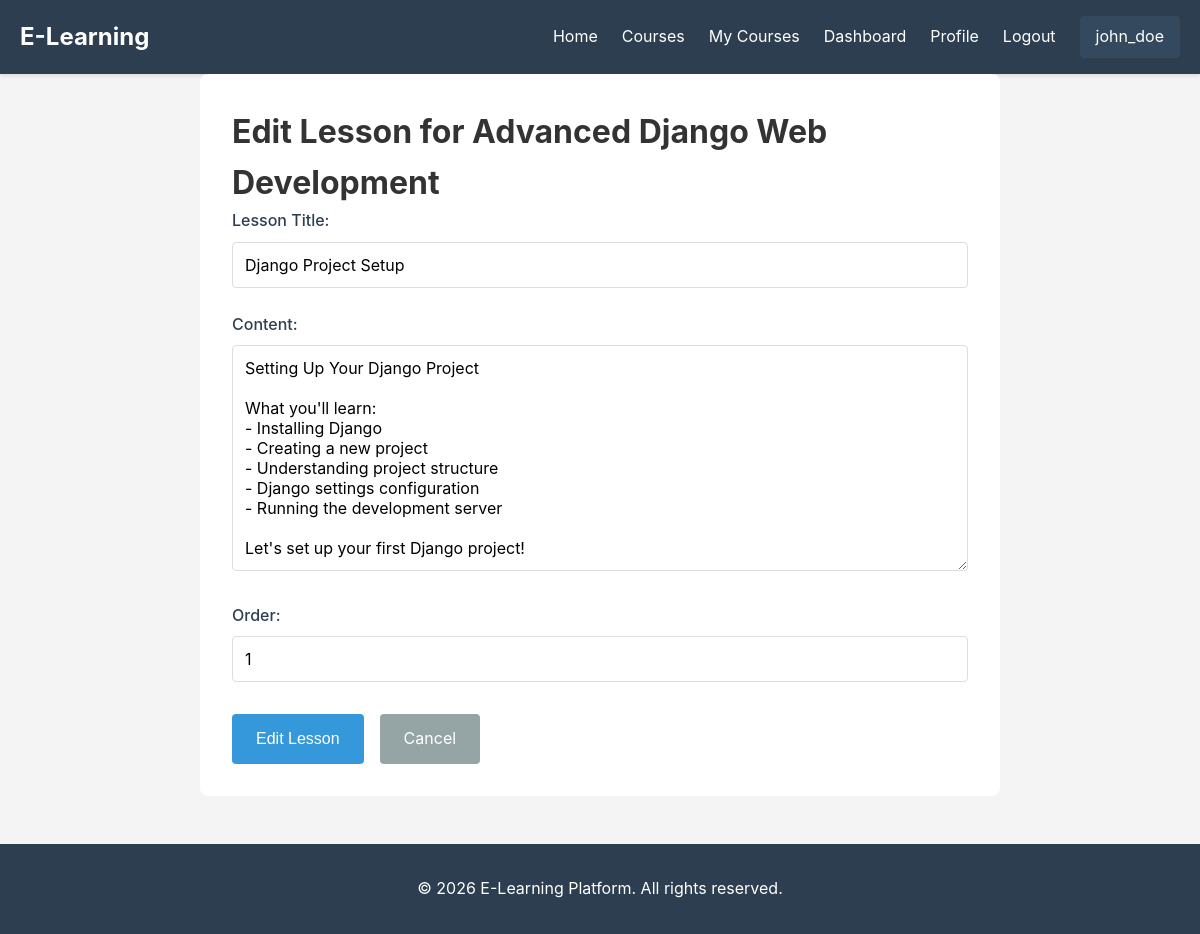
The page /author/courses/advanced-django-web-development/lessons/4/edit/ (signed in) on the database its author committed.
### users/models.py (models this page shows, shortened)
class User(AbstractUser):
    ROLE_CHOICES = (
        ('student', 'Student'),
        ('author', 'Author'),
        ('admin', 'Admin'),
    )
    role = models.CharField(max_length=10, choices=ROLE_CHOICES, default='student')
    bio = models.TextField(blank=True)
    profile_picture = models.ImageField(upload_to='profiles/', null=True, blank=True)

### courses/models.py (models this page shows, shortened)
class Course(models.Model):
    DIFFICULTY_CHOICES = (
        ('beginner', 'Beginner'),
        ('intermediate', 'Intermediate'),
        ('advanced', 'Advanced'),
    )
    title = models.CharField(max_length=200)
    slug = models.SlugField(unique=True, blank=True)
    description = models.TextField()
    author = models.ForeignKey(settings.AUTH_USER_MODEL, on_delete=models.CASCADE, related_name='courses')
    difficulty = models.CharField(max_length=20, choices=DIFFICULTY_CHOICES, default='beginner')
    thumbnail = models.ImageField(upload_to='course_thumbnails/', null=True, blank=True)
    is_published = models.BooleanField(default=False)
    created_at = models.DateTimeField(auto_now_add=True)
    updated_at = models.DateTimeField(auto_now=True)
    class Meta:
        ordering = ['-created_at']

class Lesson(models.Model):
    course = models.ForeignKey(Course, on_delete=models.CASCADE, related_name='lessons')
    title = models.CharField(max_length=200)
    content = models.TextField()
    order = models.PositiveIntegerField(default=0)
    created_at = models.DateTimeField(auto_now_add=True)
    updated_at = models.DateTimeField(auto_now=True)
    class Meta:
        ordering = ['order', 'created_at']

### courses/views.py (the view)
# urls.py: path('author/courses/<slug:slug>/lessons/<int:lesson_id>/edit/', views.edit_lesson, name='edit_lesson'),
@login_required
def edit_lesson(request, slug, lesson_id):
    course = get_object_or_404(Course, slug=slug, author=request.user)
    lesson = get_object_or_404(Lesson, id=lesson_id, course=course)
    if request.method == 'POST':
        form = LessonForm(request.POST, instance=lesson)
        if form.is_valid():
            form.save()
            messages.success(request, 'Lesson updated successfully!')
            return redirect('manage_lessons', slug=slug)
    else:
        form = LessonForm(instance=lesson)
    return render(request, 'courses/lesson_form.html', {'form': form, 'course': course, 'lesson': lesson, 'action': 'Edit'})

### courses/forms.py
class LessonForm(forms.ModelForm):
    class Meta:
        model = Lesson
        fields = ('title', 'content', 'order')
        widgets = {
            'content': forms.Textarea(attrs={'rows': 10}),
        }

### templates/courses/lesson_form.html (shortened to what this page needs)
{% extends 'base.html' %}
{% block content %}
<div class="form-page">
    <h1>{{ action }} Lesson for {{ course.title }}</h1>
    <form method="post" class="lesson-form">
        <div class="form-group">
            <label for="{{ form.title.id_for_label }}">Lesson Title:</label>
            {{ form.title }}
        </div>
        <div class="form-group">
            <label for="{{ form.content.id_for_label }}">Content:</label>
            {{ form.content }}
        </div>
        <div class="form-group">
            <label for="{{ form.order.id_for_label }}">Order:</label>
            {{ form.order }}
        </div>
        <div class="form-actions">
            <button type="submit" class="btn btn-primary">{{ action }} Lesson</button>
            <a href="{% url 'manage_lessons' course.slug %}" class="btn btn-secondary">Cancel</a>
        </div>
    </form>
</div>
{% endblock %}

### templates/base.html (shortened to what this page needs)
<!DOCTYPE html>
<html lang="en">
<head>
    <link rel="stylesheet" href="/static/css/style.css">
</head>
<body>
    <nav class="navbar">
        <div class="container">
            <a href="{% url 'home' %}" class="logo">E-Learning</a>
            <ul class="nav-links">
                <li><a href="{% url 'home' %}">Home</a></li>
                <li><a href="{% url 'course_list' %}">Courses</a></li>
                {% if user.is_authenticated %}
                    <li><a href="{% url 'my_courses' %}">My Courses</a></li>
                    {% if user.role == 'author' %}
                        <li><a href="{% url 'author_dashboard' %}">Dashboard</a></li>
                    {% endif %}
                    <li><a href="{% url 'profile' %}">Profile</a></li>
                    <li><a href="{% url 'logout' %}">Logout</a></li>
                    <li class="user-info">{{ user.username }}</li>
                {% else %}
                    <li><a href="{% url 'login' %}">Login</a></li>
                    <li><a href="{% url 'register' %}">Register</a></li>
                {% endif %}
            </ul>
        </div>
    </nav>
    <main class="container">
        {% block content %}{% endblock %}
    </main>
    <footer class="footer">
        <div class="container">
            <p>&copy; 2026 E-Learning Platform. All rights reserved.</p>
        </div>
    </footer>
</body>
</html>

### static/css/style.css (style rules this page uses)
* { margin: 0; padding: 0; box-sizing: border-box; }
body { font-family: -apple-system, BlinkMacSystemFont, 'Segoe UI', Roboto, Oxygen, Ubuntu, Cantarell, sans-serif; line-height: 1.6; color: #333; background-color: #f4f4f4; }
.container { max-width: 1200px; margin: 0 auto; padding: 0 20px; }
.navbar { background-color: #2c3e50; color: white; padding: 1rem 0; box-shadow: 0 2px 4px rgba(0,0,0,0.1); }
.navbar .container { display: flex; justify-content: space-between; align-items: center; }
.logo { font-size: 1.5rem; font-weight: bold; color: white; text-decoration: none; }
.nav-links { display: flex; list-style: none; gap: 1.5rem; align-items: center; }
.nav-links a { color: white; text-decoration: none; transition: opacity 0.3s; }
.user-info { padding: 0.5rem 1rem; background-color: #34495e; border-radius: 4px; }
main { min-height: calc(100vh - 140px); padding: 2rem 0; }
.btn { display: inline-block; padding: 0.75rem 1.5rem; border: none; border-radius: 4px; cursor: pointer; text-decoration: none; font-size: 1rem; transition: all 0.3s; }
.btn-primary { background-color: #3498db; color: white; }
.btn-secondary { background-color: #95a5a6; color: white; }
.form-page { background: white; border-radius: 8px; padding: 2rem; max-width: 800px; margin: 0 auto; }
.form-group { margin-bottom: 1.5rem; }
.form-group label { display: block; margin-bottom: 0.5rem; color: #2c3e50; font-weight: 500; }
.form-group input[type="text"], .form-group input[type="email"], .form-group input[type="password"], .form-group input[type="number"], .form-group textarea, .form-group select { width: 100%; padding: 0.75rem; border: 1px solid #ddd; border-radius: 4px; font-size: 1rem; font-family: inherit; }
.form-group textarea { resize: vertical; }
.form-actions { display: flex; gap: 1rem; margin-top: 2rem; }
.footer { background-color: #2c3e50; color: white; text-align: center; padding: 2rem 0; margin-top: 3rem; }

### rows shown on the page
User: username "john_doe"
Course: title "Advanced Django Web Development"
Lesson: title "Django Project Setup", content "Setting Up Your Django Project What you'll learn: - Installing Django - Creating a new project - Understanding project structure - Django settings configuration - Running the development server Let's set up your first Django project!", order "1"

### other values the page prints
{{ action }} "Edit"
